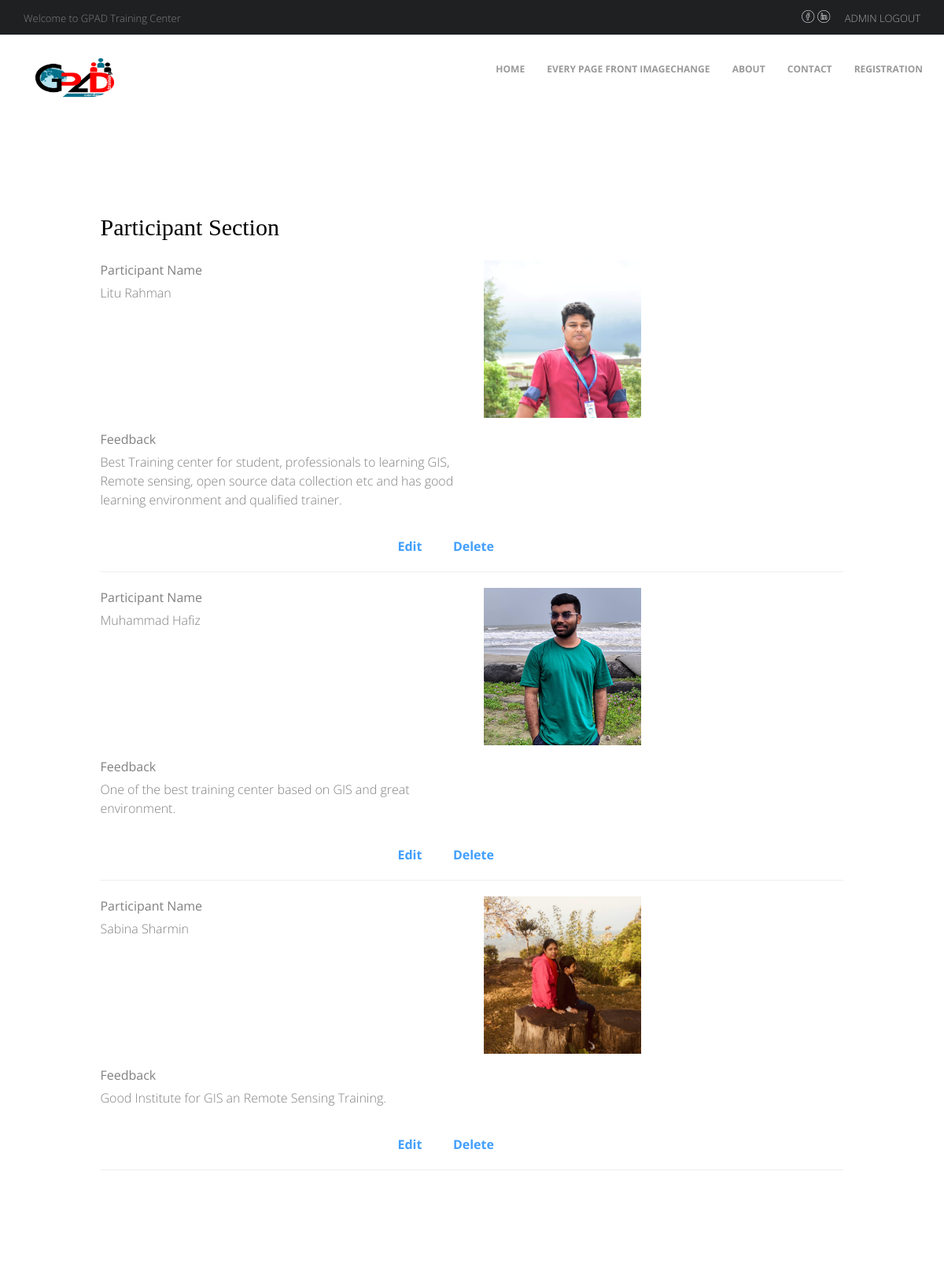
Screenshot of /admin/participantSectionView.php (signed in) with the database file from the repository.
### tables this page shows
CREATE TABLE `participants` (
  `id` int(255) NOT NULL,
  `ParticipantName` varchar(100) NOT NULL,
  `Feedback` varchar(2000) NOT NULL,
  `image` varchar(500) NOT NULL
);

### admin/participantSectionView.php (the view, shortened to what this page needs)
<?php
include('header.php');
?>
		<div id="colorlib-contact">
			<div class="container">
				<div class="row">
				<div class="col-md-10 col-md-offset-1 animate-box">
           <h2>Participant Section</h2>
 <form method="post" action="participantSectionView.php" enctype="multipart/form-data">
<?php
  include('database.php');
  $sql = "SELECT * FROM `Participants`";
  $run = mysqli_query($con,$sql);
  if(mysqli_num_rows($run)<1)
  {
	echo 'No Records found';
  }
  else{
	  while($data=mysqli_fetch_assoc($run))
	  {
?>
                            <div class="row form-group">
								<div class="col-md-6">
									 <label for="ParticipantName">Participant Name</label>
									<p><?php echo $data ['ParticipantName']; ?></p>
								</div>
								<div class="col-md-6">
									 <td><img src="images/<?php echo $data['image']; ?>" width="200" height="200"/></td>
								</div>
							</div>
							<div class="row form-group">
								<div class="col-md-6">
									<label for="Feedback">Feedback</label>
                                    <p><?php echo $data ['Feedback']; ?></p>
								</div>
							</div>
		<table align="center" width="20%" style="margin-top:10px;">
           <tr>
            <th><a href="participantSectionupdate.php?sid=<?php echo $data['id'];?>">Edit</a></th>
            <th><a href="participantSectiondelete.php?sid=<?php echo $data['id'];?>">Delete</a></th>
           </tr>
        </table>
		  <hr>
				<?php
	  }
  }
?>
</form>
</div>
				</div>
			</div>
		</div>
<div class="row">
						<div class="col-md-2">
						</div>
						<div class="col-md-10 text-right menu-1">
						</div>
</div>
	</body>
</html>

### admin/css/style.css (style rules this page uses)
body { font-family: "Open Sans", Arial, sans-serif; font-weight: 300; font-size: 16px; line-height: 1.5; color: gray; background: #fff; }
a { color: #429FFD; -webkit-transition: 0.5s; -o-transition: 0.5s; transition: 0.5s; }
p { margin-bottom: 20px; }
h1, h2, h3, h4, h5, h6, figure { color: #000; font-family: "Playfair Display", Georgia, serif; font-weight: 400; margin: 0 0 20px 0; line-height: 1.5; }
.colorlib-event, .colorlib-trainers, .colorlib-classes, #colorlib-about, #colorlib-services, #colorlib-contact, #colorlib-testimony, .colorlib-blog, #colorlib-project, #colorlib-subscribe { padding: 7em 0; clear: both; }
.form-group label { font-weight: 400; }
.js .animate-box { opacity: 0; }

### rows the page displays
participants: ParticipantName "Litu Rahman", image (picture), Feedback "Best Training center for student, professionals to learning GIS, Remote sensing, open source data collection etc and has good learning environment and qualified trainer."
participants: ParticipantName "Muhammad Hafiz", image (picture), Feedback "One of the best training center based on GIS and great environment."
participants: ParticipantName "Sabina Sharmin", image (picture), Feedback "Good Institute for GIS an Remote Sensing Training."
